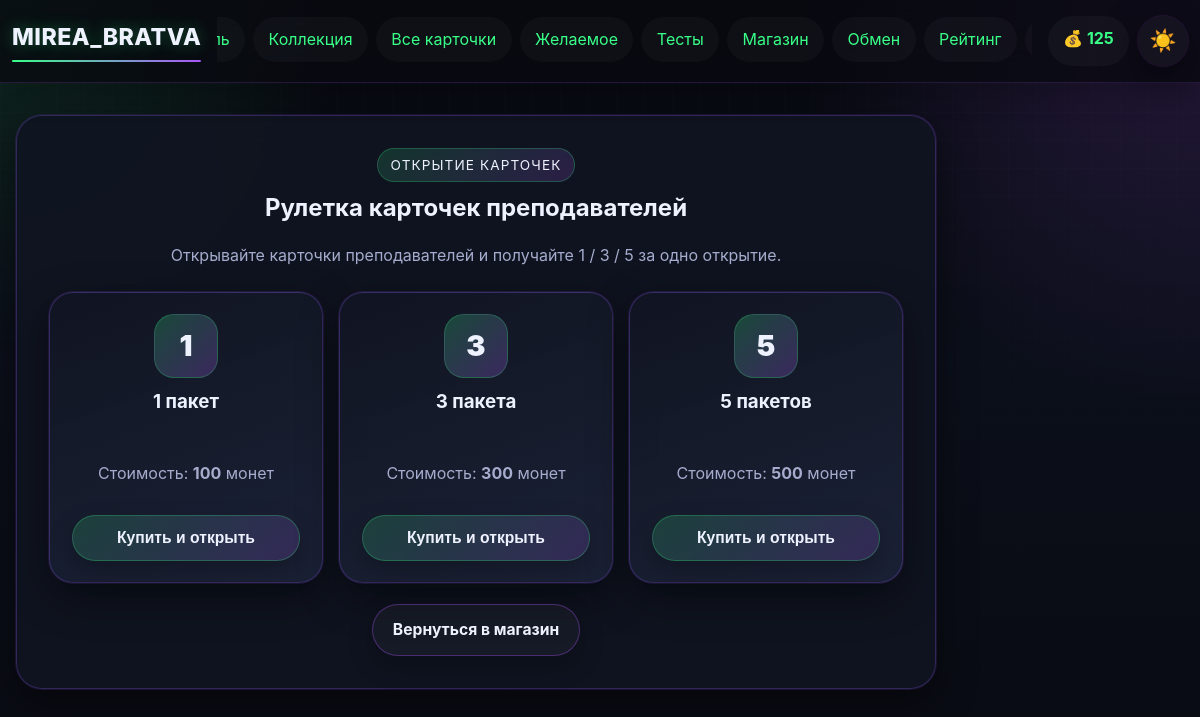
Before: /open-pack (signed in) with the older database file.
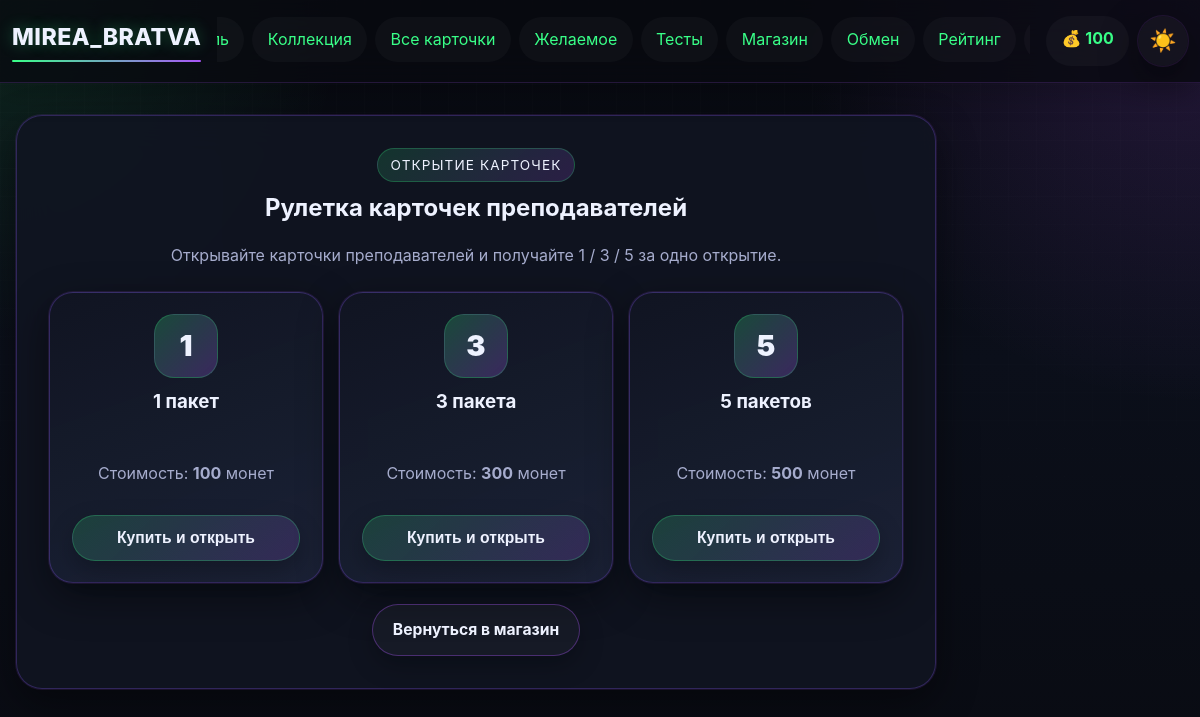
After: the same page with the newer database file.
### app.py (models this page shows)
class User(UserMixin, db.Model):
    __tablename__ = 'user'
    id = db.Column(db.Integer, primary_key=True)
    username = db.Column(db.String(80), unique=True, nullable=False)
    email = db.Column(db.String(120), unique=True, nullable=False)
    password_hash = db.Column(db.String(200), nullable=False)
    coins = db.Column(db.Integer, default=100)
    profile_theme = db.Column(db.String(50), default='dark')
    avatar_frame = db.Column(db.String(50), default='none')
    bio = db.Column(db.Text, default='')
    owned_frames = db.Column(db.Text, default='[]')
    avatar_icon = db.Column(db.String(50), default='letter')
    created_at = db.Column(db.DateTime, default=datetime.utcnow)
    last_daily_bonus = db.Column(db.DateTime, default=None)

class ShopItem(db.Model):
    __tablename__ = 'shop_item'
    id = db.Column(db.Integer, primary_key=True)
    name = db.Column(db.String(100), nullable=False)
    type = db.Column(db.String(20), nullable=False)
    price = db.Column(db.Integer, nullable=False)
    description = db.Column(db.Text)
    image_url = db.Column(db.String(200))
    pack_rarity_chances = db.Column(db.String(200))

### app.py (the view, shortened to what this page needs)
@app.route('/open-pack', methods=['GET', 'POST'])
@login_required
def open_pack():
    item_id = request.args.get('item_id', type=int)
    selected_pack = None
    if item_id:
        selected_pack = ShopItem.query.filter(ShopItem.id == item_id, ShopItem.type.in_(['card_pack', 'card_roulette'])).first()
    if not selected_pack:
        selected_pack = ShopItem.query.filter_by(image_url='teacher-pack').first() or ShopItem.query.filter_by(type='card_pack').first_or_404()
    quantity_options = [1, 3, 5]
    return render_template('open_pack.html', card_pack=selected_pack, quantity_options=quantity_options)

### app.py (called while the page is built)
@login_manager.user_loader
def load_user(user_id):
    return db.session.get(User, int(user_id))

### templates/open_pack.html (shortened to what this page needs)
{% extends "base.html" %}
{% block content %}
<div class="pack-select-page">
    <section class="pack-opening-stage">
        <span class="eyebrow">Открытие карточек</span>
        <h1>Рулетка карточек преподавателей</h1>
        <p>Открывайте карточки преподавателей и получайте 1 / 3 / 5 за одно открытие.</p>
        <div class="pack-option-grid">
            {% for qty in quantity_options %}
            <form method="post" class="pack-option-card">
                <div class="pack-option-count">{{ qty }}</div>
                <h3>{{ qty }} {% if qty == 1 %}пакет{% elif qty < 5 %}пакета{% else %}пакетов{% endif %}</h3>
                <p>Стоимость: <strong>{{ card_pack.price * qty }}</strong> монет</p>
                <button type="submit" class="btn btn-pack">Купить и открыть</button>
            </form>
            {% endfor %}
        </div>
        <div class="pack-actions">
            <a href="{{ url_for('shop') }}" class="btn btn-secondary">Вернуться в магазин</a>
        </div>
    </section>
</div>
{% endblock %}

### templates/base.html (shortened to what this page needs)
<!DOCTYPE html>
<html lang="ru">
<head>
    <link rel="stylesheet" href="{{ url_for('static', filename='css/style.css') }}">
</head>
<body class="{% if current_user.is_authenticated and current_user.profile_theme == 'light' %}light-theme{% else %}dark-theme{% endif %}">
    <nav class="navbar">
        <div class="nav-container">
            <a class="nav-logo" href="{{ url_for('index') }}">MIREA_BRATVA</a>
            <div class="nav-main">
                <ul class="nav-menu">
                    {% if current_user.is_authenticated %}
                        <li><a href="{{ url_for('profile') }}">Профиль</a></li>
                        <li><a href="{{ url_for('collection') }}">Коллекция</a></li>
                        <li><a href="{{ url_for('cards_catalog') }}">Все карточки</a></li>
                        <li><a href="{{ url_for('wishlist') }}">Желаемое</a></li>
                        <li><a href="{{ url_for('quizzes') }}">Тесты</a></li>
                        <li><a href="{{ url_for('shop') }}">Магазин</a></li>
                        <li><a href="{{ url_for('exchange') }}">Обмен</a></li>
                        <li><a href="{{ url_for('rating') }}">Рейтинг</a></li>
                        <li><a href="{{ url_for('logout') }}">Выйти</a></li>
                    {% else %}
                        <li><a href="{{ url_for('login') }}">Вход</a></li>
                        <li><a href="{{ url_for('register') }}">Регистрация</a></li>
                    {% endif %}
                </ul>
            </div>
            {% if current_user.is_authenticated %}
            <div class="nav-actions">
                <div class="coins">💰 {{ current_user.coins }}</div>
                <a class="theme-toggle nav-pill" href="{{ url_for('toggle_theme') }}" title="Переключить тему">
                    {% if current_user.profile_theme == 'light' %}🌙{% else %}☀️{% endif %}
                </a>
            </div>
            {% endif %}
        </div>
    </nav>
    <main class="container">
        {% block content %}{% endblock %}
    </main>
</body>
</html>

Changed rows visible on the page:
changed User: coins "125" → "100"
